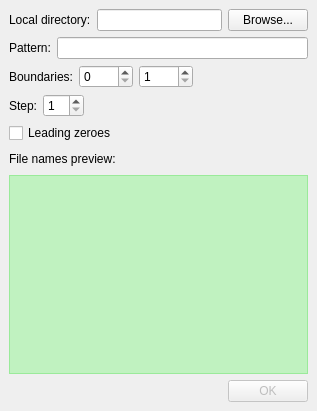
<ui version="4.0" >
 <class>MainWindow</class>
 <widget class="QMainWindow" name="MainWindow" >
  <property name="geometry" >
   <rect>
    <x>0</x>
    <y>0</y>
    <width>317</width>
    <height>411</height>
   </rect>
  </property>
  <property name="windowTitle" >
   <string>Batcher</string>
  </property>
  <property name="windowIcon" >
   <iconset resource="resources.qrc" >:/resources/images/batcher.png</iconset>
  </property>
  <widget class="QWidget" name="centralwidget" >
   <layout class="QVBoxLayout" >
    <item>
     <layout class="QHBoxLayout" >
      <item>
       <widget class="QLabel" name="LocalLabel_" >
        <property name="text" >
         <string>Local directory:</string>
        </property>
       </widget>
      </item>
      <item>
       <widget class="QLineEdit" name="LocalDirLine_" />
      </item>
      <item>
       <widget class="QPushButton" name="LocalBrowse_" >
        <property name="text" >
         <string>Browse...</string>
        </property>
       </widget>
      </item>
     </layout>
    </item>
    <item>
     <layout class="QHBoxLayout" >
      <item>
       <widget class="QLabel" name="PatternLabel_" >
        <property name="text" >
         <string>Pattern:</string>
        </property>
        <property name="textFormat" >
         <enum>Qt::AutoText</enum>
        </property>
       </widget>
      </item>
      <item>
       <widget class="QLineEdit" name="PatternLine_" />
      </item>
     </layout>
    </item>
    <item>
     <layout class="QHBoxLayout" >
      <item>
       <widget class="QLabel" name="SpinLabel_" >
        <property name="text" >
         <string>Boundaries:</string>
        </property>
       </widget>
      </item>
      <item>
       <widget class="QSpinBox" name="LowerBoundary_" >
        <property name="maximum" >
         <number>9999</number>
        </property>
       </widget>
      </item>
      <item>
       <widget class="QSpinBox" name="UpperBoundary_" >
        <property name="minimum" >
         <number>1</number>
        </property>
        <property name="maximum" >
         <number>9999</number>
        </property>
       </widget>
      </item>
      <item>
       <spacer>
        <property name="orientation" >
         <enum>Qt::Horizontal</enum>
        </property>
        <property name="sizeHint" >
         <size>
          <width>40</width>
          <height>20</height>
         </size>
        </property>
       </spacer>
      </item>
     </layout>
    </item>
    <item>
     <layout class="QHBoxLayout" >
      <item>
       <widget class="QLabel" name="StepLabel_" >
        <property name="text" >
         <string>Step:</string>
        </property>
       </widget>
      </item>
      <item>
       <widget class="QSpinBox" name="Step_" >
        <property name="minimum" >
         <number>1</number>
        </property>
       </widget>
      </item>
      <item>
       <spacer>
        <property name="orientation" >
         <enum>Qt::Horizontal</enum>
        </property>
        <property name="sizeHint" >
         <size>
          <width>40</width>
          <height>20</height>
         </size>
        </property>
       </spacer>
      </item>
     </layout>
    </item>
    <item>
     <widget class="QCheckBox" name="LeadingZeroes_" >
      <property name="text" >
       <string>Leading zeroes</string>
      </property>
     </widget>
    </item>
    <item>
     <layout class="QHBoxLayout" >
      <item>
       <widget class="QLabel" name="PreviewLabel_" >
        <property name="text" >
         <string>File names preview:</string>
        </property>
       </widget>
      </item>
      <item>
       <spacer>
        <property name="orientation" >
         <enum>Qt::Horizontal</enum>
        </property>
        <property name="sizeHint" >
         <size>
          <width>40</width>
          <height>20</height>
         </size>
        </property>
       </spacer>
      </item>
     </layout>
    </item>
    <item>
     <widget class="QListWidget" name="PreviewList_" >
      <property name="sizePolicy" >
       <sizepolicy vsizetype="Expanding" hsizetype="Expanding" >
        <horstretch>0</horstretch>
        <verstretch>2</verstretch>
       </sizepolicy>
      </property>
      <property name="styleSheet" >
       <string>background-color: rgba(0, 255, 0, 50);</string>
      </property>
     </widget>
    </item>
    <item>
     <layout class="QHBoxLayout" >
      <item>
       <spacer>
        <property name="orientation" >
         <enum>Qt::Horizontal</enum>
        </property>
        <property name="sizeHint" >
         <size>
          <width>40</width>
          <height>20</height>
         </size>
        </property>
       </spacer>
      </item>
      <item>
       <widget class="QPushButton" name="OK_" >
        <property name="enabled" >
         <bool>false</bool>
        </property>
        <property name="text" >
         <string>OK</string>
        </property>
       </widget>
      </item>
     </layout>
    </item>
   </layout>
  </widget>
 </widget>
 <resources>
  <include location="resources.qrc" />
 </resources>
 <connections/>
</ui>
